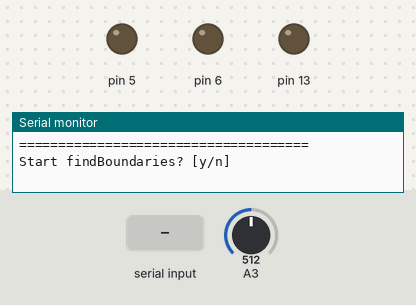
The sketch below on a simulated Arduino Uno, built with avr-gcc and run on an emulated ATmega328P. Shown: output pins drawn as LEDs (lit = HIGH), the last lines printed to the serial monitor. The inputs (shaded band) are chosen by the test bench; at power-on: A3 = 512.

Above: at 1.0 s.
1.1 s: "y" received over Serial
At 1.17 s:
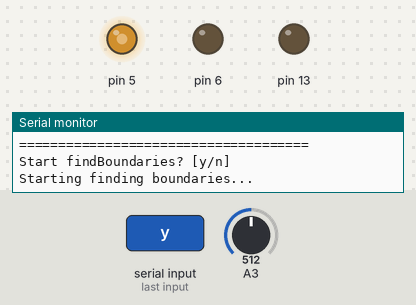
2.9 s: "1" received over Serial
Timing chart, 0 to 5.9 s (numbered marks = the images above; inputs shaded):
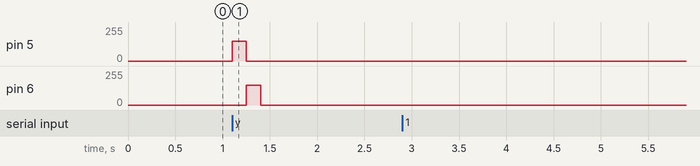

Measured:
- after the input at 1.1 s, pin 5: 0/255 → 150/255 at once, → 0/255 0.15 s later; pin 6: 0/255 → 150/255 after 0.15 s, → 0/255 0.15 s later

The sketch:

StvorkaElement_eeprom.ino
```cpp
#include "StvorkaElement.h"

StvorkaElement stvorka(5,6,A3);

void setup() {
  pinMode(13,OUTPUT);
  Serial.begin(9600);
  while (!Serial);
  Serial.println("=====================================");
  Serial.println("Start findBoundaries? [y/n]");
  while (!(Serial.available()>0)) {
    delay(100);
  }
  if (Serial.read()=='y') {
    while(Serial.read() >= 0);
    stvorka.findBoundaries(150);
  }
  while(Serial.read() >= 0);
  Serial.println("Write Bytes? [y/n]");
  while (!(Serial.available()>0)) {
    delay(100);
  }
  if (Serial.read()=='y') {
    stvorka.writeBytesToEEPROM(16);
  }
}

void loop() {
  // put your main code here, to run repeatedly:
  analogWrite(13,100);
  delay(100);
  digitalWrite(13,LOW);
  delay(900);
}
```

StvorkaElement.h
```cpp
#include "Arduino.h"
#include <EEPROM.h>
#ifndef EasyNextionLibrary_h
#define EasyNextionLibrary_h
#endif
class StvorkaElement {
private:
  uint8_t POWER;       // VARIABLE THAT USED AS CONSTANT: shows how fast(strong) will be turning motor: analogWrite(anyPin,POWER);
  uint8_t TOLERANCE;   /* VARIABLE THAT USED AS CONSTANT: shows how much different must be 'some'
                     * values related to values getted from potenciometer: analogRead(valuePin); */
  uint8_t openPin;     // PWM
  uint8_t closePin;    // PWM
  uint8_t valuePin;    // Analog
  uint16_t openedValue;    //0 - 1023;
  uint16_t closedValue;    //0 - 1023;
  uint16_t currentValue;   //0 - 1023;
  // Private procedure that sets all power pins
  void setPins(uint8_t _openPin, uint8_t _closePin, uint8_t _valuePin) {
    openPin = _openPin;
    closePin = _closePin;
    valuePin = _valuePin;
  }
  // Private procedure that sets all pinMode to pins
  void setPinModes() {
    pinMode(openPin,OUTPUT);
    pinMode(closePin,OUTPUT);
    pinMode(valuePin,INPUT);
  }
  /**
  *   Private procedure that turns stvorka to raw targetValue checked out by value from potenciometer
  */
  void moveDirectTo(int16_t targetValue) {
    if (targetValue != updateValue()) {
      uint8_t highPin, lowPin;
      if ((targetValue>currentValue)^(closedValue>openedValue)) {
        highPin = openPin;
        lowPin = closePin;
      }
      else {
        highPin = closePin;
        lowPin = openPin;
      }
      analogWrite(highPin, POWER);
      digitalWrite(lowPin, LOW);
      while (abs(targetValue-updateValue()) > TOLERANCE);
      digitalWrite(highPin, LOW);
    }
  }
public:
  // Default constructor: WITHOUT PINMODES!!!
  StvorkaElement() {
    setPins(0,0,0);
    openedValue = 1023;
    closedValue = 0;
    currentValue = 0;
    POWER = 150;
    TOLERANCE = 16;
  }
  // Constuctor where data reads from EEPROM
  StvorkaElement(uint32_t eepromAddress) {
    readBytesFromEEPROM(eepromAddress);
    setPinModes();
    updateValue();
  }
  // Constructor with fields (Used in initial setup)
  StvorkaElement(uint8_t _openPin, uint8_t _closePin, uint8_t _valuePin) {
    setPins(_openPin, _closePin, _valuePin);
    setPinModes();
    openedValue = 1023;
    closedValue = 0;
    POWER = 150;
    TOLERANCE = 16;
    updateValue();
  }
  // Set openedValue & closedValue
  void setBoundaries(uint16_t _openedValue, uint16_t _closedValue) {
    openedValue = _openedValue;
    closedValue = _closedValue;
  }
  void setConsts(uint8_t _power, uint8_t _tolerance) {
    POWER = _power;
    TOLERANCE = _tolerance;
  }
  // Returns value from its potenciometer
  int16_t updateValue() {
    currentValue = analogRead(valuePin);
    return currentValue;
  }
  // Returns value from its potenciometer when its different by value 'TOLERANCE'
  int16_t updateValueFine() {
    uint16_t newValue = analogRead(valuePin);
    if (abs(newValue - currentValue) > TOLERANCE) {
        currentValue = newValue;
    }
    return currentValue;
  }
  /**
  *   Returns raw currentValue
  */
  uint16_t getCurrentValue() {
    return currentValue;
  }
  /**
  *   Function that returns 'currentValue' in the form of uint8_t mapped by boundary values
  */
  uint8_t getValueInsideBoundaries(uint16_t value) {
    //value & 0x3FF;     hard cast to 0 - 1023
    return map(value & 0x3FF,0,1023,closedValue,openedValue);
  }
  /**
  *   Function that returns any value type of uint8_t in the form uint16_t mapped by boundary values
  */
  uint16_t getShortValue(uint8_t value) {
    return map(value,0,255,closedValue,openedValue);
  }
  /**
  *  Procedure to find Boundaries value, by turning element until it can't in both directions
  *  and the final user input in the Serial which position is closed
  */
  uint8_t findBoundaries(uint16_t interruptionTime) {
    if (!Serial) {
      return 1;
    }
    Serial.println("Starting finding boundaries...");
    // turning stvorka to max physically posible value of 'openedValue'
    analogWrite(openPin,POWER);
    digitalWrite(closePin,LOW);
    long start = millis();
    uint16_t value = updateValue();
    while (!((millis()-start) >= interruptionTime)) {
      if (value != updateValueFine()) {
        start = millis();
        value = currentValue;
      }
    }
    openedValue = value;
    // turning stvorka to max physically posible value of 'closedValue'
    digitalWrite(openPin,LOW);
    analogWrite(closePin,POWER);
    start = millis();
    while (!((millis()-start) >= interruptionTime)) {
      if (value != updateValueFine()) {
        start = millis();
        value = currentValue;
      }
    }
    closedValue = value;
    digitalWrite(closePin,LOW);
    // part where opened and closed position specifies
    Serial.println("This is a closed position? [y/n]");
    while (!(Serial.available()>0)) {
      delay(100);
    }
    if (Serial.read()!='y') {
      uint16_t buffer = openPin;
      setPins(closePin,openPin,valuePin);
      setBoundaries(closedValue,openedValue);
      closeSrvorka();
    }
    Serial.print("openedValue = ");
    Serial.println(openedValue);
    Serial.print("closedValue = ");
    Serial.println(closedValue);
    Serial.println("Boundaries was adjusted!");
    return 0;
  }
  /**
  *   Procedures that turns stvorka to procent of opened position (uint8_t), returns value that actually opened to
  */
  uint16_t moveRelativelyTo(uint8_t procentValue) {
    uint16_t transformedValue = getShortValue(procentValue);
    moveDirectTo(transformedValue);
    return transformedValue;
  }
  /**
  *   Procedures that turns stvorka to procent of opened position (uint16_t), returns value that actually opened to
  */
  uint16_t moveRelativeTo(uint16_t procentValue) {
    uint16_t transformedValue = getValueInsideBoundaries(procentValue);
    moveDirectTo(transformedValue);
    return transformedValue;
  }
  // Metod that turn stvorka to opened position
  void openSrvorka() {
    //Serial.println("opening...");
    analogWrite(openPin,POWER);
    digitalWrite(closePin,LOW);
    while (abs(openedValue-updateValue()) > TOLERANCE);
    digitalWrite(openPin,LOW);
  }
  // Metod that turn stvorka to closed position
  void closeSrvorka() {
    //Serial.println("closing...");
    analogWrite(closePin,POWER);
    digitalWrite(openPin,LOW);
    while (abs(closedValue-updateValue()) > TOLERANCE);
    digitalWrite(closePin,LOW);
  }
  /**
  * Procedure that writes parametrs of this object in EEPROM on adress 'eepromAddress' in the form of uint8_t
  * first 10 bytes of openedValue & closedValue meshed together in uint32_t and after was packed in 3 different uint8_t
  */
  void writeBytesToEEPROM(uint32_t eepromAddress) {
    Serial.print("writing to EEPROM on adress ");
    Serial.print(eepromAddress);
    Serial.print(": ");
    uint32_t buffer = static_cast<uint32_t>(openedValue) | (static_cast<uint32_t>(closedValue) << 10);
    const uint8_t array[] = {POWER, TOLERANCE, openPin, closePin, valuePin,
       static_cast<uint8_t>(buffer), static_cast<uint8_t>(buffer >> 8), static_cast<uint8_t>(buffer >> 16)};
    for (short i = 0; i < 8; i++) {
      Serial.print(array[i]);
      Serial.print(" ");
      EEPROM.update(eepromAddress+i,array[i]);
    }
    Serial.println("--> DONE");
  }
  /**
  * Procedure that reads 8 uint8_t from EEPROM on adress 'eepromAddress'
  * last 3 readed uint8_t reassembled to openedValue & closedValue type of uint16_t
  * readed memory writed directly to parametrs of this object
  */
  void readBytesFromEEPROM(uint32_t eepromAddress) {
    Serial.print("writing to EEPROM from adress ");
    Serial.print(eepromAddress);
    Serial.print(": ");
    uint8_t array[8];
    for (short i = 0; i < 8; i++) {
      EEPROM.get(eepromAddress+i, array[i]);
      Serial.print(array[i]);
      Serial.print(" ");
    }
    setConsts(array[0],array[1]);
    setPins(array[2],array[3],array[4]);
    uint16_t openedV, closedV;
    // putting all 8 bits in openedV from byte 5; putting first 2 bits in openedV from byte 6
    openedV = static_cast<uint16_t>(array[5]) | (static_cast<uint16_t>(array[6] & 0b11) << 8);
    // putting last 6 bits in closedV from byte 6; putting first 4 bits in closedV from byte 7
    closedV = static_cast<uint16_t>(array[6] >> 2) | (static_cast<uint16_t>(array[7]) << 6);
    setBoundaries(openedV,closedV);
    Serial.println("--> DONE");
  }
};
```
